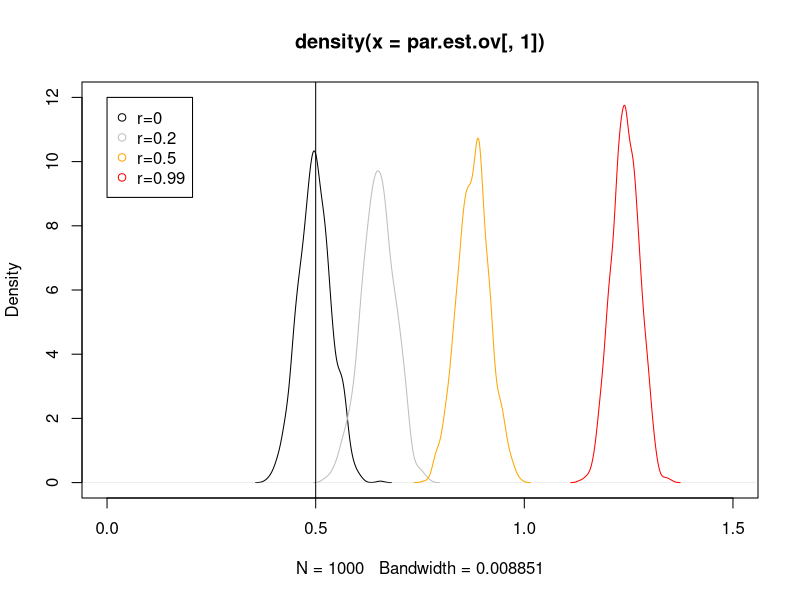
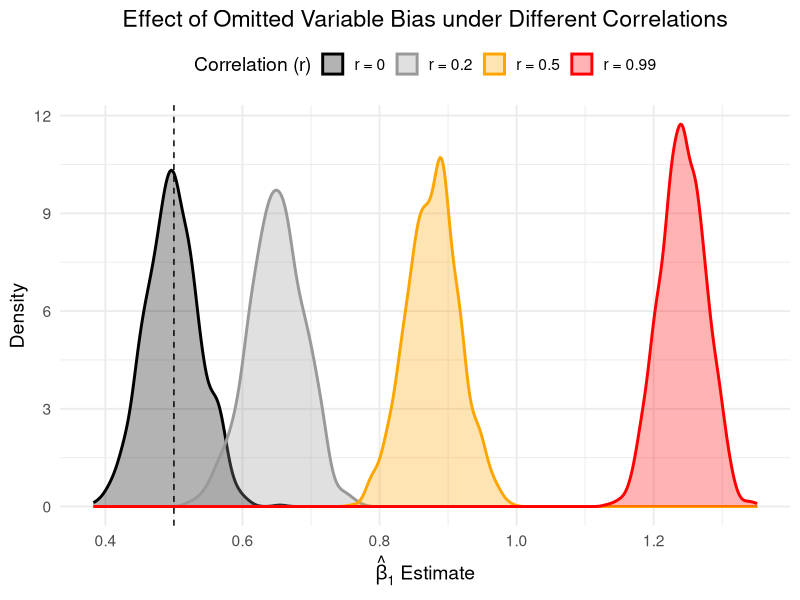

Write R code to recreate these figures, in order.
# -----------------------------------------------------------
# Monte Carlo Simulation and Resampling Methods for Social Science
# Adopted from: Carsey, T. M. & Harden, J. J.
# Source: https://stackoverflow.com/questions/4090169/elegant-way-to-check-for-missing-packages-and-install-them
# -----------------------------------------------------------

# Package setup: install if missing, then load
if (!require(mvtnorm)) {
  install.packages("mvtnorm")
  library(mvtnorm)
}

# Two examples from the book
# (a.) Omitted variable bias 
# (b.) Regression with random variables 

# -----------------------------------------------------------
# Some terminology
# -----------------------------------------------------------

# Monte Carlo simulation and the data-generating process (DGP)
# "the typical Monte Carlo simulation involves 
# drawing multiple random samples of data from 
# an assumed DGP that describes the unobserved 
# process in the larger population of how a 
# phenomenon of interest is produced" (p. 20). 

# And in the 'real world':
# "Of course, we rarely know what the true DGP 
# is in the real world—we just see the sample 
# data it produces. Most of our research is about
# trying to uncover the underlying DGP" (p. 21).

# -----------------------------------------------------------
# (a) Omitted Variable (Chapter 5.3.4)
# -----------------------------------------------------------

# Adopted from p. 153
set.seed(37943)   # Set seed for reproducibility

reps <- 1000      # Number of repetitions
b0 <- .2          # True intercept
b1 <- .5          # True slope for X1
b2 <- .75         # True slope for X2
n  <- 1000        # Sample size
# Y = 0.2 + 0.5*b1 + 0.75*b2 +e

# Correlation levels between IVs
cor.level <- c(0, .1, .2, .3, .4, .5, .6, .7, .8, .9, .99)

# Empty matrix to store estimates
par.est.ov <- matrix(NA, nrow = reps, ncol = length(cor.level))

# Monte Carlo simulation loop
for (j in 1:length(cor.level)) {      # loop over correlation levels
  for (i in 1:reps) {                 # loop over replications
    
    X.corr <- matrix(c(1, cor.level[j], cor.level[j], 1), nrow = 2) #correlation matrix look at diagonals
  
    X <- rmvnorm(n, mean = c(0, 0), sigma = X.corr)  #assume normal distribution,  # correlated IVs
    X1 <- X[, 1] #keep x1 as first column
    X2 <- X[, 2] #keep x2 as second column
    
    Y <- b0 + b1 * X1 + b2 * X2 + rnorm(n, 0, 1)      # true DGP
    model <- lm(Y ~ X1)                               # omit X2
    par.est.ov[i, j] <- model$coef[2]                 # store coefficient on this matrix
  }
}

# Print estimates
par.est.ov
head(par.est.ov) 

# -----------------------------------------------------------
# Summarize estimates
# -----------------------------------------------------------
# True b1 = 0.5
mean(par.est.ov[, 1])  # r = 0
mean(par.est.ov[, 2])  # r = 0.1
mean(par.est.ov[, 3])  # r = 0.2
mean(par.est.ov[, 4])  # r = 0.3
mean(par.est.ov[, 5])  # r = 0.4
mean(par.est.ov[, 6])  # r = 0.5
mean(par.est.ov[, 7])  # r = 0.6
mean(par.est.ov[, 8])  # r = 0.7
mean(par.est.ov[, 9])  # r = 0.8
mean(par.est.ov[, 10]) # r = 0.9
mean(par.est.ov[, 11]) # r = 0.99

# -----------------------------------------------------------
# Plot simulation results
# -----------------------------------------------------------
plot(density(par.est.ov[, 1]), xlim = c(0, 1.5), ylim = c(0, 12))
lines(density(par.est.ov[, 3]), col = "gray")
lines(density(par.est.ov[, 6]), col = "orange")
lines(density(par.est.ov[, 11]), col = "red")
abline(v = b1, col = "black")
legend(0, 12,
       legend = c("r=0", "r=0.2", "r=0.5", "r=0.99"),
       col = c("black", "gray", "orange", "red"),
       pch = 1)
# For correlation 0, true b1 slope is 0.5, by end light grey 0.2 variance between x1/x2, 
# As correlation between x1 and x2 increase the result gets more and more biased with r=.99 being very different from 'real' set slope
# Show importance with Omitted Variable Bias - how much the slope estimates are effected


# And in ggplot: 
library(ggplot2)
# Prepare data for ggplot
df_plot <- data.frame(
  b1_est = c(par.est.ov[, 1], par.est.ov[, 3], par.est.ov[, 6], par.est.ov[, 11]),
  r = factor(rep(c("r = 0", "r = 0.2", "r = 0.5", "r = 0.99"), 
                 each = nrow(par.est.ov)))
)

# Plot
ggplot(df_plot, aes(x = b1_est, fill = r, color = r)) +
  geom_density(alpha = 0.3, size = 1) +
  geom_vline(xintercept = b1, color = "black", linetype = "dashed") +
  scale_fill_manual(values = c("black", "gray60", "orange", "red")) +
  scale_color_manual(values = c("black", "gray60", "orange", "red")) +
  labs(title = "Effect of Omitted Variable Bias under Different Correlations",
       x = expression(hat(beta)[1] ~ "Estimate"),
       y = "Density",
       fill = "Correlation (r)",
       color = "Correlation (r)") +
  theme_minimal(base_size = 14) +
  theme(legend.position = "top",
        plot.title = element_text(hjust = 0.5))

# -----------------------------------------------------------
# Cross-validation (Chapter 9.3)
# -----------------------------------------------------------

# Cross-validation (CV):
# "the general goal is to assess the fit of a 
# statistical model based on how well it performs 
# in making predictions of “new” observations" (p.344).

# "Because researchers rarely have multiple data 
# sets to employ, CV involves partitioning the 
# one data set a researcher has such that the 
# model is fit on one portion of the sample 
# (often called the “training” or “estimation” data) 
# and evaluated on another portion “testing” or 
# “evaluation” data)" (p. 244-245).

# Overfitting: 
# "As a result, CV helps guard against overfitting 
# the model to the particular sample of data at hand" (p. 345). 

# "any sample of data is made up of “signal” (systematic),
# which reflects the true relationship between
# variables in the DGP that is present in all samples, 
# and its own unique oddities, which we often label 
# “noise” (stochastic)" (p. 345). 

# "However, this noise can also “masquerade” as signal (p. 345). 

# Adopted from p. 345
set.seed(843749)  # Set seed for reproducibility

# Create correlation matrix (r = 0)
rand.vcv <- matrix(0, nrow = 20, ncol = 20)
diag(rand.vcv) <- 1

# Create 20 uncorrelated variables
rand.data <- as.data.frame(
  rmvnorm(1000, mean = rep(0, times = 20), sigma = rand.vcv)
) # create fake data we know is uncorrelated with each other

# Rename columns
colnames(rand.data) <- c(
  "y", "x1", "x2", "x3", "x4", "x5", "x6", "x7",
  "x8", "x9", "x10", "x11", "x12", "x13", "x14", "x15",
  "x16", "x17", "x18", "x19"
)

# Estimate model
rand.model <- lm(y ~ x1 + x2 + x3 + x4 + x5 + x6 + x7 + x8 + x9 + x10 +
                   x11 + x12 + x13 + x14 + x15 + x16 + x17 + x18 + x19,
                 data = rand.data)
summary(rand.model)

# "Of the 20 estimated parameters (intercept and 19 slope coefficients), 
# exactly one of them, x3, is statistically significant 
# at the 0.05 level. This is despite the fact that 
# we know in the true DGP there is no covariance between 
# y and x3. However, this is not a surprising result. 
# By the very definition of a p value, we know that 
# under the null hypothesis such an estimate should 
# appear about 5% of the time" (p. 346). 

# What we see in this example is a case in which 
# the stochastic component of the model (noise) 
# happened by chance to produce a statistically 
# significant estimate. There is nothing systematic 
# that connects y and x3. Rather, the result is 
# just an odd quirk of this particular sample of data" (p. 347).

# "Thus, it is easy to be tricked into thinking 
# that a significant estimate automatically implies
# that something systematic is going on. CV is one 
# way of guarding against that problem" (p. 347).

# How to implement CV? --> Next term 
